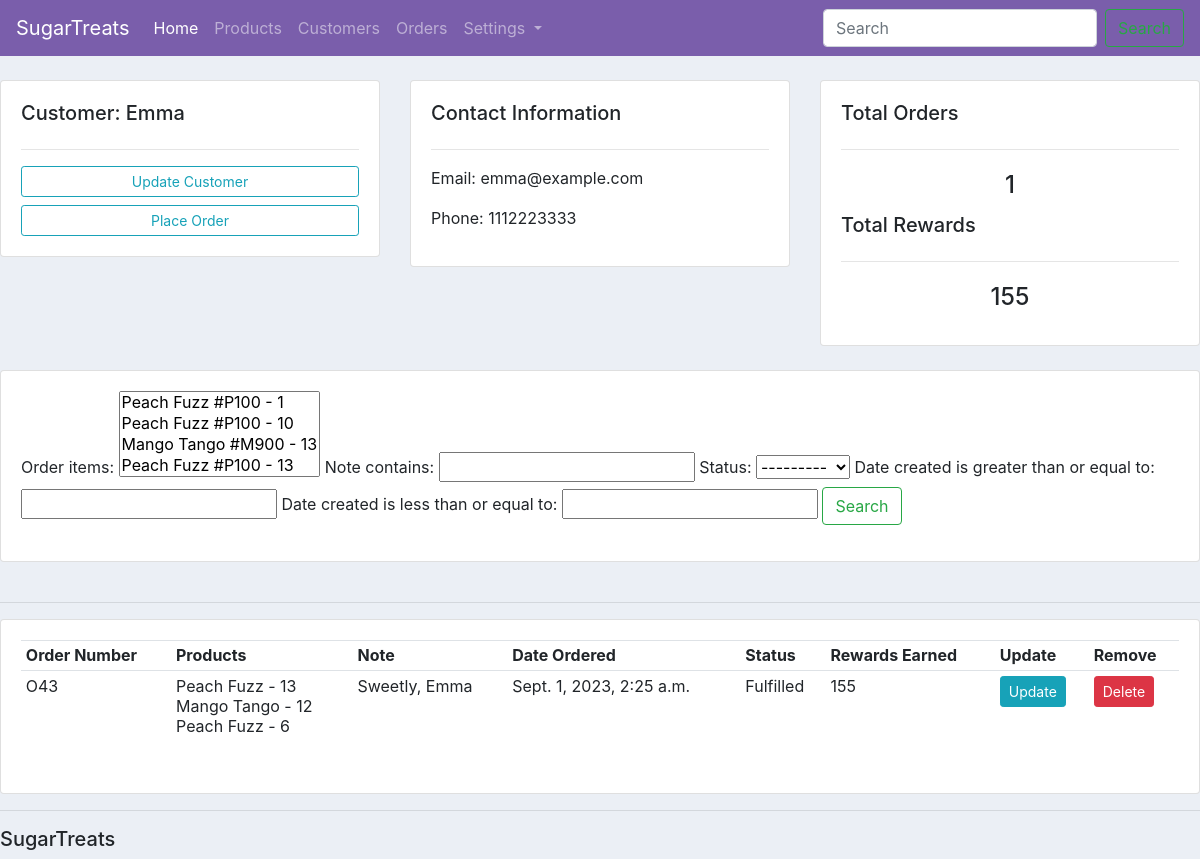
Before: /profile/3/ with the older database file.
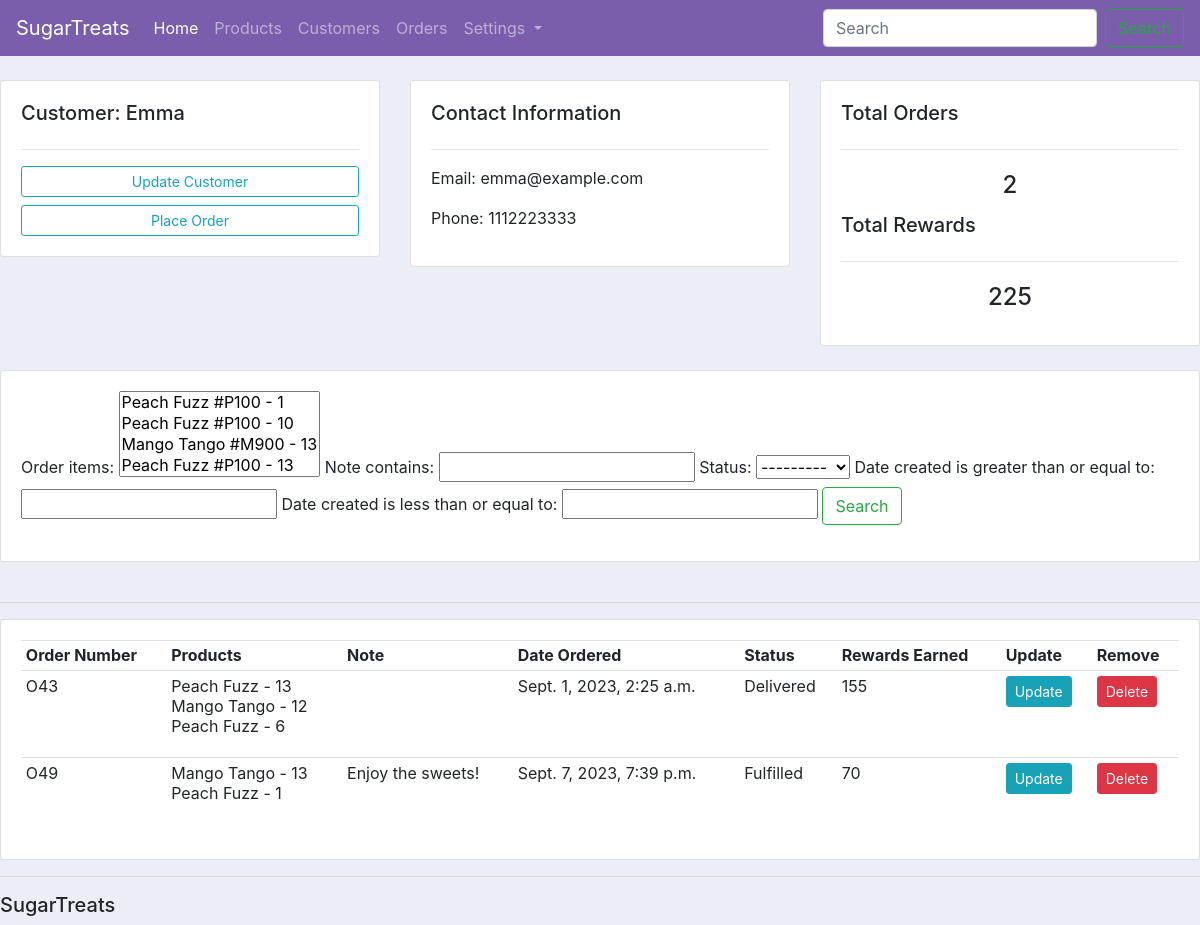
After: the same page with the newer database file.
### ecomm/models.py (models this page shows, shortened)
class Order(models.Model):
    STATUS = (
        ("Pending", "Pending"),
        ("Fulfilled", "Fulfilled"),
        ("Delivered","Delivered"),
    )
    customer = models.ForeignKey(Customer, null = True, on_delete = models.SET_NULL, related_name = 'orders')
    order_items = models.ManyToManyField("OrderItem", related_name = 'orders') #every Order has many order_items
    note = models.TextField(max_length= 300, null = True, blank = True)
    date_created=models.DateTimeField(auto_now_add=True, null=True)
    status = models.CharField(max_length = 200, null = True, choices = STATUS)

class OrderItem(models.Model):
    product = models.ForeignKey(Product, on_delete=models.CASCADE)
    quantity = models.IntegerField(default=1)
    order = models.ForeignKey(Order, null = True, on_delete= models.CASCADE) #every OrderItem is associated with 1 order
    def __str__(self):
        result = str(str(self.product)) + " - " + str(self.quantity)
        return result

class Product(models.Model):
    CATEGORY = (
        ("Candy", "Candy"),
        ("Chocolate", "Chocolate"),
        ("Gift box", "Gift box"),
        ("Chocolate bar", "Chocolate bar"),
    )
    name = models.CharField(max_length=200, null=True)
    product_num = models.CharField(max_length=100, unique=True)
    description = models.TextField(max_length=200, null=True)
    category = models.CharField(max_length=200, null=True, choices = CATEGORY)
    price = models.FloatField(null = True)
    date_created=models.DateTimeField(auto_now_add=True, null=True)
    tags = models.ManyToManyField(Tag, blank = True)
    rewards = models.IntegerField(null = True)
    def __str__(self):
        result = str(self.name) + " #" + str(self.product_num) #adding str infront of self.name because name could be null which could give error
        return result

### ecomm/views.py (the view)
# urls.py: path("profile/<str:pk>/", views.profiles, name = "profile"), #adding a string variable here by the name of pk, this pk and the one we use in the customers function must have the same name to work
def profiles(request, pk):
    customer = Customer.objects.get(
        id=pk
    )  # querying the customer by their id, and the id will be the primary key we are putting in the url path
    orders = Order.objects.filter(customer=customer)
    myfilter = OrderFilter(request.GET, queryset = orders) #filter the queryset data down based on what the request.GET data is
    orders = myfilter.qs #remake the orders with the filtered data
    order_details = []  # a list
    total_rewards = 0
    for order in orders:
        order_rewards = 0
        order_items = OrderItem.objects.filter(orders=order)
        for order_item in order_items:
            order_rewards += order_item.product.rewards * order_item.quantity
        total_rewards += order_rewards
        order_details.append(
            {"order": order, "order_items": order_items, "order_rewards": order_rewards}
        )
    context = {
        "customer": customer,
        "orders": orders,
        "order_details": order_details,
        "total_rewards": total_rewards,
        "myfilter": myfilter,
    }
    return render(request, "ecomm/profile.html", context)

### ecomm/templates/ecomm/profile.html
{% extends "ecomm/main.html" %} {% block content %}
<br />
<div class="row">
  <div class="col-md">
    <div class="card card-body">
      <h5>Customer: {{customer.name}}</h5>
      <hr />
      <a class="btn btn-outline-info btn-sm btn-block" href=""
        >Update Customer</a
      >
      <a
        class="btn btn-outline-info btn-sm btn-block"
        href="{% url 'create_order' customer.id %}"
        >Place Order</a
      >
    </div>
  </div>
  <div class="col-md">
    <div class="card card-body">
      <h5>Contact Information</h5>
      <hr />
      <p>Email: {{customer.email}}</p>
      <p>Phone: {{customer.phone}}</p>
    </div>
  </div>
  <div class="col-md">
    <div class="card card-body">
      <h5>Total Orders</h5>
      <hr />
      <h4 style="text-align: center; padding: 5px">{{orders.count}}</h4>
      <h5>Total Rewards</h5>
      <hr />
      <h4 style="text-align: center; padding: 5px">{{total_rewards}}</h4>
    </div>
  </div>
</div>
<br />
<div class="row">
  <div class="col">
    <div class="card card-body">
      <form method="get">
        {{myfilter.form}}
        <button class="btn btn-outline-success my-2 my-sm-0" type="submit">
          Search
        </button>
      </form>
    </div>
  </div>
</div>
<br />
<hr />
<div class="row">
  <div class="col-md">
    <div class="card card-body">
      <table class="table table-sm">
        <tr>
          <th>Order Number</th>
          <th>Products</th>
          <th>Note</th>
          <th>Date Ordered</th>
          <th>Status</th>
          <th>Rewards Earned</th>
          <th>Update</th>
          <th>Remove</th>
        </tr>
        {% for order_detail in order_details %}
        <tr>
          <td>O{{order_detail.order.id}}</td>
          <td>
            <ul style="list-style: none; padding-left: 0">
              {% for order_item in order_detail.order_items %}
              <li>{{order_item.product.name}} - {{order_item.quantity}}</li>
              {% endfor %}
            </ul>
          </td>
          <td>{{order_detail.order.note}}</td>
          <td>{{order_detail.order.date_created}}</td>
          <td>{{order_detail.order.status}}</td>
          <td>{{order_detail.order_rewards}}</td>
          <td>
            <a
              class="btn btn-sm btn-info"
              href="{% url 'update_order' order_detail.order.id %}"
              >Update</a
            >
          </td>
          <td>
            <a
              class="btn btn-sm btn-danger"
              href="{% url 'delete_order' order_detail.order.id %}"
              >Delete</a
            >
          </td>
          {% endfor %}
        </tr>
      </table>
    </div>
  </div>
</div>
{% endblock %}

Changed rows visible on the page:
changed Order id 43: order.status "Fulfilled" → "Delivered"; order.note "Sweetly, Emma" → (not shown)
added Order: order.id "49", order.note "Enjoy the sweets!", order.date_created "Sept. 7, 2023, 7:39 p.m.", order.status "Fulfilled", order_rewards "70"
added OrderItem: product.name "Mango Tango", quantity "13", shown under "49"
added OrderItem: product.name "Peach Fuzz", quantity "1", shown under "49"
Other visible differences:
{{ orders.count }}: "1" → "2"
{{ total_rewards }}: "155" → "225"
